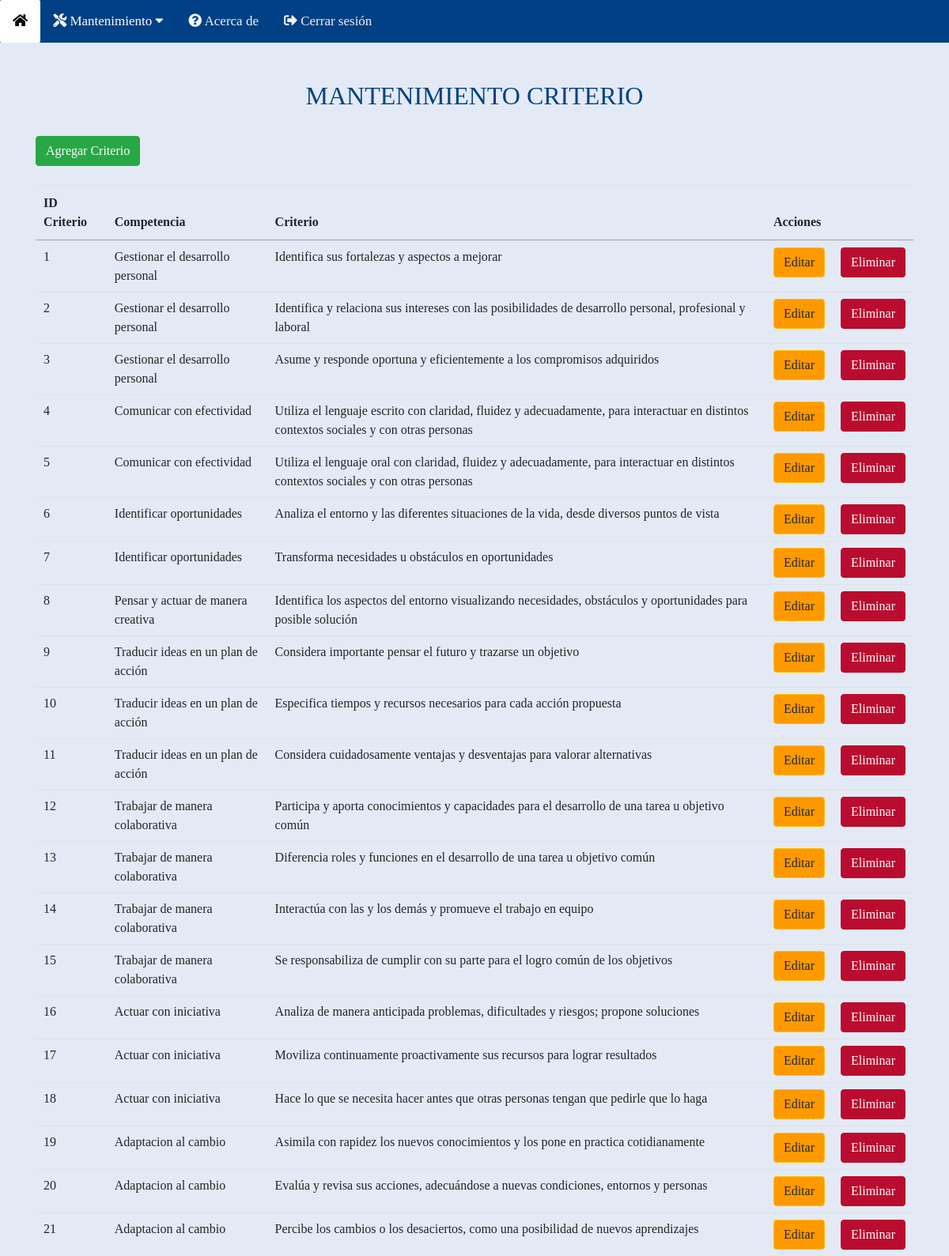
/views/index_criterio.php, run on the app's committed database.
### tables this page shows
CREATE TABLE `criterio` (
  `id_criterio` int(11) NOT NULL,
  `id_tipo_criterio` int(11) NOT NULL,
  `nombre` varchar(256) NOT NULL
);

CREATE TABLE `tipo_criterio` (
  `id_tipo_criterio` int(11) NOT NULL,
  `nombre` varchar(256) NOT NULL
);

### controllers/criterio_controller.php (called while the page is built, shortened)
<?php
require_once("../models/criterio.php");
class criterio_controller{
public static function findAll(){
    $coleccion = array();
    $db=Conexion::getConnect();
    $sql=$db->query('SELECT c.id_criterio, tc.nombre, c.nombre FROM Criterio c INNER JOIN Tipo_criterio tc ON c.id_tipo_criterio = tc.id_tipo_criterio');
    foreach ($sql->fetchAll() as $criterio) {
        $c= new Criterio();
        $c->setId_criterio($criterio['0']);
        $c->setId_tipo_criterio($criterio['1']);
        $c->setNombre($criterio['2']);
        array_push($coleccion, $c);
    }
    return $coleccion;
}
}

### models/criterio.php (called while the page is built)
<?php
class Criterio
{
    private $id_criterio;
    private $id_tipo_criterio;
    private $nombre;
    public function getId_criterio()
    {
        return $this->id_criterio;
    }
    public function setId_criterio($id_criterio)
    {
        $this->id_criterio= $id_criterio;
    }
    public function getId_tipo_criterio()
    {
        return $this->id_tipo_criterio;
    }
    public function setId_tipo_criterio($id_tipo_criterio)
    {
        $this->id_tipo_criterio= $id_tipo_criterio;
    }
    public function getNombre()
    {
        return $this->nombre;
    }
    public function setNombre($nombre)
    {
        $this->nombre = $nombre;
    }
}

### views/index_criterio.php (the view, shortened to what this page needs)
<?php require_once("../header.php"); ?>
<link rel="stylesheet" href="./css/style.css">
<link rel="stylesheet" type="text/css" href="https://cdn.datatables.net/1.10.19/css/jquery.dataTables.css">
<body>
  <?php require_once("../navbar.php"); ?>
  <div class="container" style="margin-top:2%;">
    <div class="row justify-content-xl-center">
      <div class="col-xl-12">
        <br>
        <h2>MANTENIMIENTO CRITERIO</h2>
        <br>
        <a class="btn btn-success" href="crear_criterio.php">Agregar Criterio</a>
        <br><br>
        <div class="table-responsive">
          <table id="mantenimiento" class="table table-hover">
            <thead>
              <tr>
                <th>
                  ID Criterio
                </th>
                <th>
                  Competencia
                </th>
                <th>
                  Criterio
                </th>
                <th colspan="2">
                  Acciones
                </th>
              </tr>
            </thead>
            <tbody>
              <?php
              $criterios = criterio_controller::findAll();
              foreach ($criterios as $criterio) { ?>
                <tr>
                  <td><?php echo $criterio->getId_criterio(); ?></td>
                  <td><?php echo $criterio->getId_tipo_criterio(); ?></td>
                  <td><?php echo $criterio->getNombre(); ?></td>
                  <td><a a class="btn btn-warning " href="editar_criterio.php?id_criterio=<?php echo $criterio->getId_criterio(); ?>">Editar</a></td>
                  <td><a a class="btn btn-danger" href="eliminar_criterio.php?id_criterio=<?php echo $criterio->getId_criterio(); ?>">Eliminar</a></td>
                </tr>
              <?php } ?>
            </tbody>
          </table>
        </div>
      </div>
    </div>
  </div>
</body>

### views/css/style.css (style rules this page uses)
body { margin:0; font-family:candara ; background-color: #e3eaf5; }
h2 { text-align: center; color: #014185; }

### data on the page
criterio: id_criterio "1", id_tipo_criterio.nombre "Gestionar el desarrollo personal", nombre "Identifica sus fortalezas y aspectos a mejorar"
criterio: id_criterio "2", id_tipo_criterio.nombre "Gestionar el desarrollo personal", nombre "Identifica y relaciona sus intereses con las posibilidades de desarrollo personal, profesional y laboral"
criterio: id_criterio "3", id_tipo_criterio.nombre "Gestionar el desarrollo personal", nombre "Asume y responde oportuna y eficientemente a los compromisos adquiridos"
criterio: id_criterio "4", id_tipo_criterio.nombre "Comunicar con efectividad", nombre "Utiliza el lenguaje escrito con claridad, fluidez y adecuadamente, para interactuar en distintos contextos sociales y con otras personas"
criterio: id_criterio "5", id_tipo_criterio.nombre "Comunicar con efectividad", nombre "Utiliza el lenguaje oral con claridad, fluidez y adecuadamente, para interactuar en distintos contextos sociales y con otras personas"
criterio: id_criterio "6", id_tipo_criterio.nombre "Identificar oportunidades", nombre "Analiza el entorno y las diferentes situaciones de la vida, desde diversos puntos de vista"
criterio: id_criterio "7", id_tipo_criterio.nombre "Identificar oportunidades", nombre "Transforma necesidades u obstáculos en oportunidades"
criterio: id_criterio "8", id_tipo_criterio.nombre "Pensar y actuar de manera creativa", nombre "Identifica los aspectos del entorno visualizando necesidades, obstáculos y oportunidades para posible solución"
criterio: id_criterio "9", id_tipo_criterio.nombre "Traducir ideas en un plan de acción", nombre "Considera importante pensar el futuro y trazarse un objetivo"
criterio: id_criterio "10", id_tipo_criterio.nombre "Traducir ideas en un plan de acción", nombre "Especifica tiempos y recursos necesarios para cada acción propuesta"
criterio: id_criterio "11", id_tipo_criterio.nombre "Traducir ideas en un plan de acción", nombre "Considera cuidadosamente ventajas y desventajas para valorar alternativas"
criterio: id_criterio "12", id_tipo_criterio.nombre "Trabajar de manera colaborativa", nombre "Participa y aporta conocimientos y capacidades para el desarrollo de una tarea u objetivo común"
criterio: id_criterio "13", id_tipo_criterio.nombre "Trabajar de manera colaborativa", nombre "Diferencia roles y funciones en el desarrollo de una tarea u objetivo común"
criterio: id_criterio "14", id_tipo_criterio.nombre "Trabajar de manera colaborativa", nombre "Interactúa con las y los demás y promueve el trabajo en equipo"
criterio: id_criterio "15", id_tipo_criterio.nombre "Trabajar de manera colaborativa", nombre "Se responsabiliza de cumplir con su parte para el logro común de los objetivos"
criterio: id_criterio "16", id_tipo_criterio.nombre "Actuar con iniciativa", nombre "Analiza de manera anticipada problemas, dificultades y riesgos; propone soluciones"
criterio: id_criterio "17", id_tipo_criterio.nombre "Actuar con iniciativa", nombre "Moviliza continuamente proactivamente sus recursos para lograr resultados"
criterio: id_criterio "18", id_tipo_criterio.nombre "Actuar con iniciativa", nombre "Hace lo que se necesita hacer antes que otras personas tengan que pedirle que lo haga"
criterio: id_criterio "19", id_tipo_criterio.nombre "Adaptacion al cambio", nombre "Asimila con rapidez los nuevos conocimientos y los pone en practica cotidianamente"
criterio: id_criterio "20", id_tipo_criterio.nombre "Adaptacion al cambio", nombre "Evalúa y revisa sus acciones, adecuándose a nuevas condiciones, entornos y personas"
criterio: id_criterio "21", id_tipo_criterio.nombre "Adaptacion al cambio", nombre "Percibe los cambios o los desaciertos, como una posibilidad de nuevos aprendizajes"
